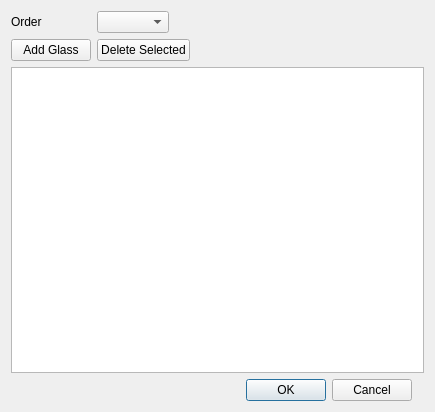
<?xml version="1.0" encoding="UTF-8"?>
<ui version="4.0">
 <class>CurveFittingDialog</class>
 <widget class="QDialog" name="CurveFittingDialog">
  <property name="geometry">
   <rect>
    <x>0</x>
    <y>0</y>
    <width>435</width>
    <height>412</height>
   </rect>
  </property>
  <property name="windowTitle">
   <string>Dialog</string>
  </property>
  <layout class="QGridLayout" name="gridLayout">
   <item row="1" column="0">
    <widget class="QLabel" name="label">
     <property name="text">
      <string>Order</string>
     </property>
    </widget>
   </item>
   <item row="7" column="1">
    <widget class="QDialogButtonBox" name="buttonBox">
     <property name="locale">
      <locale language="English" country="UnitedStates"/>
     </property>
     <property name="orientation">
      <enum>Qt::Horizontal</enum>
     </property>
     <property name="standardButtons">
      <set>QDialogButtonBox::Cancel|QDialogButtonBox::Ok</set>
     </property>
    </widget>
   </item>
   <item row="6" column="0" colspan="4">
    <widget class="QListWidget" name="listWidget_Glasses"/>
   </item>
   <item row="1" column="1" colspan="2">
    <widget class="QComboBox" name="comboBox_Order">
     <property name="sizePolicy">
      <sizepolicy hsizetype="Fixed" vsizetype="Fixed">
       <horstretch>0</horstretch>
       <verstretch>0</verstretch>
      </sizepolicy>
     </property>
    </widget>
   </item>
   <item row="5" column="1">
    <widget class="QPushButton" name="pushButton_DeleteGlass">
     <property name="sizePolicy">
      <sizepolicy hsizetype="Fixed" vsizetype="Fixed">
       <horstretch>0</horstretch>
       <verstretch>0</verstretch>
      </sizepolicy>
     </property>
     <property name="text">
      <string>Delete Selected</string>
     </property>
    </widget>
   </item>
   <item row="5" column="0">
    <widget class="QPushButton" name="pushButton_AddGlass">
     <property name="sizePolicy">
      <sizepolicy hsizetype="Fixed" vsizetype="Fixed">
       <horstretch>0</horstretch>
       <verstretch>0</verstretch>
      </sizepolicy>
     </property>
     <property name="text">
      <string>Add Glass</string>
     </property>
    </widget>
   </item>
  </layout>
 </widget>
 <resources/>
 <connections>
  <connection>
   <sender>buttonBox</sender>
   <signal>accepted()</signal>
   <receiver>CurveFittingDialog</receiver>
   <slot>accept()</slot>
   <hints>
    <hint type="sourcelabel">
     <x>248</x>
     <y>254</y>
    </hint>
    <hint type="destinationlabel">
     <x>157</x>
     <y>274</y>
    </hint>
   </hints>
  </connection>
  <connection>
   <sender>buttonBox</sender>
   <signal>rejected()</signal>
   <receiver>CurveFittingDialog</receiver>
   <slot>reject()</slot>
   <hints>
    <hint type="sourcelabel">
     <x>316</x>
     <y>260</y>
    </hint>
    <hint type="destinationlabel">
     <x>286</x>
     <y>274</y>
    </hint>
   </hints>
  </connection>
 </connections>
</ui>
